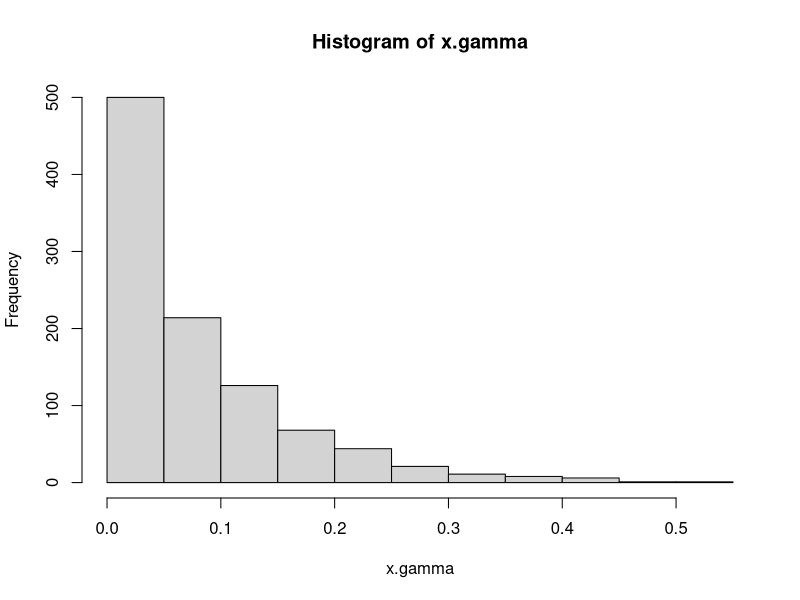

Write the R code that produced this figure.


normal.small=rnorm(10,mean=0,sd=1)
normal.small=rnorm(100,mean=0,sd=1)
normal.large=rnorm(1000,mean=0,sd=1)


x.gamma <- rgamma(1000,0.83,10.59)
hist(x.gamma)